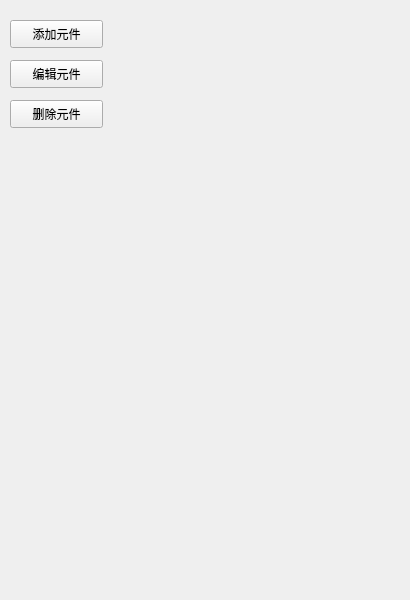
<?xml version="1.0" encoding="UTF-8"?>
<ui version="4.0">
 <class>EditCAD</class>
 <widget class="QWidget" name="EditCAD">
  <property name="geometry">
   <rect>
    <x>0</x>
    <y>0</y>
    <width>410</width>
    <height>600</height>
   </rect>
  </property>
  <property name="windowTitle">
   <string>EditCAD</string>
  </property>
  <widget class="QPushButton" name="btnAddDevice">
   <property name="geometry">
    <rect>
     <x>10</x>
     <y>20</y>
     <width>93</width>
     <height>28</height>
    </rect>
   </property>
   <property name="text">
    <string>添加元件</string>
   </property>
  </widget>
  <widget class="QPushButton" name="btnDeleteDevice">
   <property name="geometry">
    <rect>
     <x>10</x>
     <y>100</y>
     <width>93</width>
     <height>28</height>
    </rect>
   </property>
   <property name="text">
    <string>删除元件</string>
   </property>
  </widget>
  <widget class="QPushButton" name="btnEditDevice">
   <property name="geometry">
    <rect>
     <x>10</x>
     <y>60</y>
     <width>93</width>
     <height>28</height>
    </rect>
   </property>
   <property name="text">
    <string>编辑元件</string>
   </property>
  </widget>
 </widget>
 <layoutdefault spacing="6" margin="11"/>
 <resources/>
 <connections/>
</ui>
